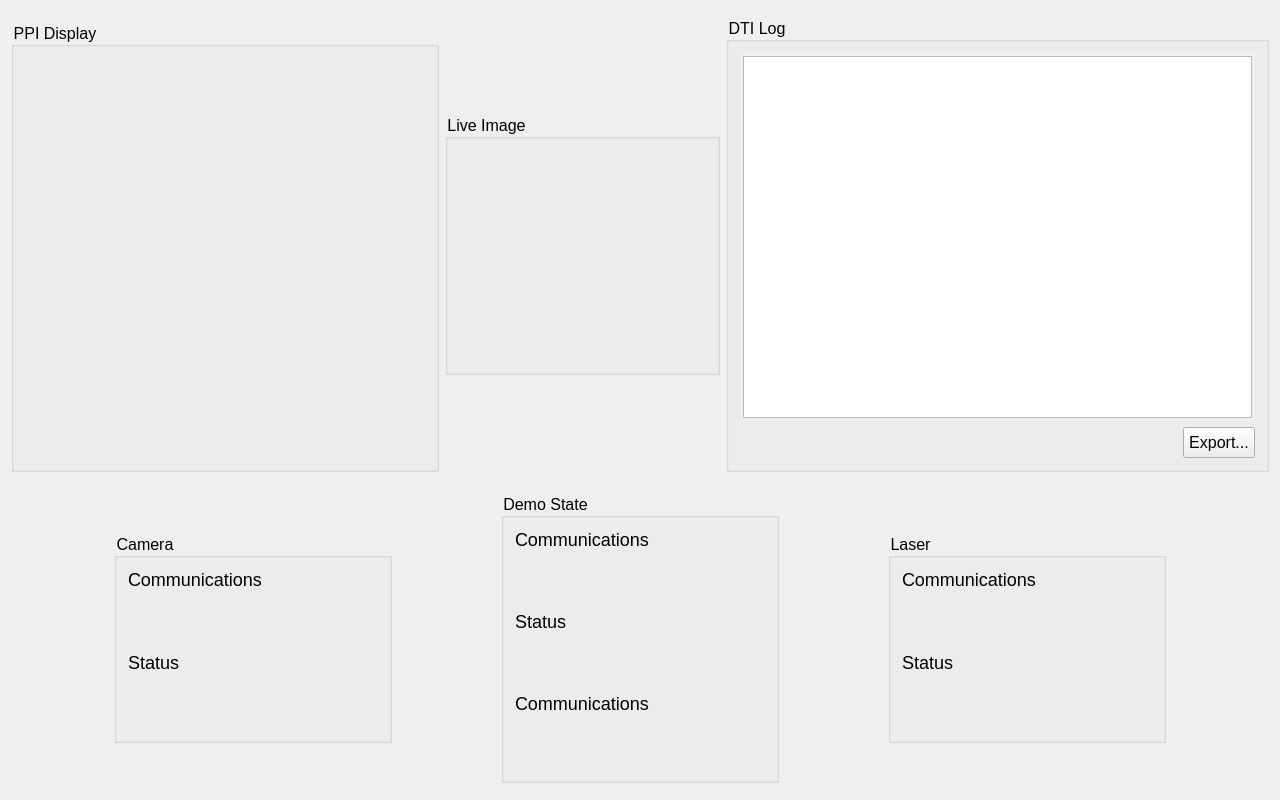
<?xml version="1.0" encoding="UTF-8"?>
<ui version="4.0">
 <class>MainWindow</class>
 <widget class="QMainWindow" name="MainWindow">
  <property name="geometry">
   <rect>
    <x>0</x>
    <y>0</y>
    <width>1280</width>
    <height>800</height>
   </rect>
  </property>
  <property name="minimumSize">
   <size>
    <width>1280</width>
    <height>800</height>
   </size>
  </property>
  <property name="windowTitle">
   <string>WENDE POC PPI</string>
  </property>
  <property name="styleSheet">
   <string notr="true">QToolButton:hover
{
background-color: rgba(165, 165, 165, 50%);
}

QGroupBox
{
font-size: 16px;
/*background-color: hsv(0%, 0%, 75%);*/
}

QLabel
{
font-size: 18px;
}

QPushButton
{
font-size: 18px;
padding: 4px;
}</string>
  </property>
  <widget class="QWidget" name="centralWidget">
   <layout class="QVBoxLayout" name="verticalLayout_17">
    <item>
     <layout class="QVBoxLayout" name="blViewingStatus">
      <item>
       <spacer name="verticalSpacer_4">
        <property name="orientation">
         <enum>Qt::Vertical</enum>
        </property>
        <property name="sizeHint" stdset="0">
         <size>
          <width>20</width>
          <height>40</height>
         </size>
        </property>
       </spacer>
      </item>
      <item>
       <layout class="QHBoxLayout" name="hlViewingStatus">
        <item>
         <layout class="QVBoxLayout" name="vlPPI">
          <property name="sizeConstraint">
           <enum>QLayout::SetDefaultConstraint</enum>
          </property>
          <item>
           <spacer name="vsPPI">
            <property name="orientation">
             <enum>Qt::Vertical</enum>
            </property>
            <property name="sizeHint" stdset="0">
             <size>
              <width>20</width>
              <height>40</height>
             </size>
            </property>
           </spacer>
          </item>
          <item>
           <widget class="QGroupBox" name="gbPPI">
            <property name="title">
             <string>PPI Display</string>
            </property>
            <layout class="QVBoxLayout" name="verticalLayout_14">
             <item>
              <widget class="QLabel" name="lblPPI">
               <property name="minimumSize">
                <size>
                 <width>400</width>
                 <height>400</height>
                </size>
               </property>
               <property name="toolTip">
                <string>&lt;!DOCTYPE HTML PUBLIC &quot;-//W3C//DTD HTML 4.0//EN&quot; &quot;http://www.w3.org/TR/REC-html40/strict.dtd&quot;&gt;
&lt;html&gt;&lt;head&gt;&lt;meta name=&quot;qrichtext&quot; content=&quot;1&quot; /&gt;&lt;style type=&quot;text/css&quot;&gt;
p, li { white-space: pre-wrap; }
&lt;/style&gt;&lt;/head&gt;&lt;body style=&quot; font-family:'MS Shell Dlg 2'; font-weight:400; font-style:normal;&quot;&gt;
&lt;p style=&quot; margin-top:0px; margin-bottom:0px; margin-left:0px; margin-right:0px; -qt-block-indent:0; text-indent:0px;&quot;&gt;Planned Position Indicator&lt;/p&gt;&lt;/body&gt;&lt;/html&gt;</string>
               </property>
               <property name="text">
                <string/>
               </property>
               <property name="pixmap">
                <pixmap resource="assets/assets.qrc">:/placeholders/ppi-mockup.svg</pixmap>
               </property>
              </widget>
             </item>
            </layout>
           </widget>
          </item>
         </layout>
        </item>
        <item>
         <layout class="QVBoxLayout" name="vlLiveImage" stretch="0">
          <item>
           <widget class="QGroupBox" name="gbLiveImage">
            <property name="sizePolicy">
             <sizepolicy hsizetype="Fixed" vsizetype="Fixed">
              <horstretch>0</horstretch>
              <verstretch>0</verstretch>
             </sizepolicy>
            </property>
            <property name="minimumSize">
             <size>
              <width>275</width>
              <height>261</height>
             </size>
            </property>
            <property name="title">
             <string>Live Image</string>
            </property>
            <widget class="QLabel" name="lblLiveImage">
             <property name="geometry">
              <rect>
               <x>10</x>
               <y>30</y>
               <width>301</width>
               <height>223</height>
              </rect>
             </property>
             <property name="minimumSize">
              <size>
               <width>263</width>
               <height>223</height>
              </size>
             </property>
             <property name="toolTip">
              <string>&lt;!DOCTYPE HTML PUBLIC &quot;-//W3C//DTD HTML 4.0//EN&quot; &quot;http://www.w3.org/TR/REC-html40/strict.dtd&quot;&gt;
&lt;html&gt;&lt;head&gt;&lt;meta name=&quot;qrichtext&quot; content=&quot;1&quot; /&gt;&lt;style type=&quot;text/css&quot;&gt;
p, li { white-space: pre-wrap; }
&lt;/style&gt;&lt;/head&gt;&lt;body style=&quot; font-family:'MS Shell Dlg 2'; font-weight:400; font-style:normal;&quot;&gt;
&lt;p style=&quot; margin-top:0px; margin-bottom:0px; margin-left:0px; margin-right:0px; -qt-block-indent:0; text-indent:0px;&quot;&gt;Live video feed&lt;/p&gt;
&lt;p style=&quot;-qt-paragraph-type:empty; margin-top:0px; margin-bottom:0px; margin-left:0px; margin-right:0px; -qt-block-indent:0; text-indent:0px;&quot;&gt;&lt;/p&gt;&lt;/body&gt;&lt;/html&gt;</string>
             </property>
             <property name="text">
              <string/>
             </property>
             <property name="pixmap">
              <pixmap resource="assets/assets.qrc">:/placeholders/testimage.png</pixmap>
             </property>
            </widget>
           </widget>
          </item>
         </layout>
        </item>
        <item>
         <layout class="QVBoxLayout" name="vlDTI">
          <item>
           <layout class="QHBoxLayout" name="hlDTI"/>
          </item>
          <item>
           <widget class="QGroupBox" name="gbDTI">
            <property name="styleSheet">
             <string notr="true">font-size: 16px;</string>
            </property>
            <property name="title">
             <string>DTI Log</string>
            </property>
            <layout class="QVBoxLayout" name="verticalLayout">
             <item>
              <widget class="QTableView" name="tblDTI">
               <property name="toolTip">
                <string>&lt;!DOCTYPE HTML PUBLIC &quot;-//W3C//DTD HTML 4.0//EN&quot; &quot;http://www.w3.org/TR/REC-html40/strict.dtd&quot;&gt;
&lt;html&gt;&lt;head&gt;&lt;meta name=&quot;qrichtext&quot; content=&quot;1&quot; /&gt;&lt;style type=&quot;text/css&quot;&gt;
p, li { white-space: pre-wrap; }
&lt;/style&gt;&lt;/head&gt;&lt;body style=&quot; font-family:'Segoe UI'; font-weight:400; font-style:normal;&quot;&gt;
&lt;p style=&quot; margin-top:0px; margin-bottom:0px; margin-left:0px; margin-right:0px; -qt-block-indent:0; text-indent:0px;&quot;&gt;Distance to illumination values&lt;/p&gt;&lt;/body&gt;&lt;/html&gt;</string>
               </property>
               <property name="styleSheet">
                <string notr="true">margin: 3px;</string>
               </property>
               <attribute name="horizontalHeaderDefaultSectionSize">
                <number>90</number>
               </attribute>
              </widget>
             </item>
             <item>
              <layout class="QHBoxLayout" name="hlExportDTI">
               <item>
                <spacer name="spExportDTI">
                 <property name="orientation">
                  <enum>Qt::Horizontal</enum>
                 </property>
                 <property name="sizeHint" stdset="0">
                  <size>
                   <width>40</width>
                   <height>20</height>
                  </size>
                 </property>
                </spacer>
               </item>
               <item>
                <widget class="QPushButton" name="cmdExportDTI">
                 <property name="styleSheet">
                  <string notr="true">padding: 5px;</string>
                 </property>
                 <property name="text">
                  <string>Export...</string>
                 </property>
                </widget>
               </item>
              </layout>
             </item>
            </layout>
           </widget>
          </item>
         </layout>
        </item>
       </layout>
      </item>
      <item>
       <layout class="QHBoxLayout" name="hlStatusIndicators">
        <property name="topMargin">
         <number>15</number>
        </property>
        <item>
         <widget class="QGroupBox" name="gbCameraIndicators">
          <property name="sizePolicy">
           <sizepolicy hsizetype="Fixed" vsizetype="Fixed">
            <horstretch>0</horstretch>
            <verstretch>0</verstretch>
           </sizepolicy>
          </property>
          <property name="minimumSize">
           <size>
            <width>275</width>
            <height>204</height>
           </size>
          </property>
          <property name="styleSheet">
           <string notr="true">font-size: 16px;</string>
          </property>
          <property name="title">
           <string>Camera</string>
          </property>
          <layout class="QVBoxLayout" name="verticalLayout_7">
           <item>
            <layout class="QVBoxLayout" name="vlCameraComms">
             <item>
              <widget class="QLabel" name="lblCameraComms">
               <property name="styleSheet">
                <string notr="true">font-size: 18px;</string>
               </property>
               <property name="text">
                <string>Communications</string>
               </property>
              </widget>
             </item>
             <item>
              <widget class="QLabel" name="widCameraComms">
               <property name="minimumSize">
                <size>
                 <width>250</width>
                 <height>50</height>
                </size>
               </property>
               <property name="text">
                <string/>
               </property>
               <property name="pixmap">
                <pixmap resource="assets/assets.qrc">:/indicators/green indicator.svg</pixmap>
               </property>
              </widget>
             </item>
            </layout>
           </item>
           <item>
            <layout class="QVBoxLayout" name="vlCameraStatus">
             <item>
              <widget class="QLabel" name="lblCameraStatus">
               <property name="styleSheet">
                <string notr="true">font-size: 18px;</string>
               </property>
               <property name="text">
                <string>Status</string>
               </property>
              </widget>
             </item>
             <item>
              <widget class="QLabel" name="widCameraStatus">
               <property name="minimumSize">
                <size>
                 <width>250</width>
                 <height>50</height>
                </size>
               </property>
               <property name="text">
                <string/>
               </property>
               <property name="pixmap">
                <pixmap resource="assets/assets.qrc">:/indicators/green indicator.svg</pixmap>
               </property>
              </widget>
             </item>
            </layout>
           </item>
          </layout>
         </widget>
        </item>
        <item>
         <widget class="QGroupBox" name="gbDemoIndicators">
          <property name="sizePolicy">
           <sizepolicy hsizetype="Fixed" vsizetype="Fixed">
            <horstretch>0</horstretch>
            <verstretch>0</verstretch>
           </sizepolicy>
          </property>
          <property name="minimumSize">
           <size>
            <width>275</width>
            <height>290</height>
           </size>
          </property>
          <property name="styleSheet">
           <string notr="true"/>
          </property>
          <property name="title">
           <string>Demo State</string>
          </property>
          <layout class="QVBoxLayout" name="verticalLayout_10">
           <item>
            <layout class="QVBoxLayout" name="verticalLayout_11">
             <item>
              <widget class="QLabel" name="item_7">
               <property name="styleSheet">
                <string notr="true">font-size: 18px;</string>
               </property>
               <property name="text">
                <string>Communications</string>
               </property>
              </widget>
             </item>
             <item>
              <widget class="QLabel" name="laserCommStatus_4">
               <property name="minimumSize">
                <size>
                 <width>250</width>
                 <height>50</height>
                </size>
               </property>
               <property name="text">
                <string/>
               </property>
               <property name="pixmap">
                <pixmap resource="assets/assets.qrc">:/indicators/green indicator.svg</pixmap>
               </property>
              </widget>
             </item>
            </layout>
           </item>
           <item>
            <layout class="QVBoxLayout" name="verticalLayout_12">
             <item>
              <widget class="QLabel" name="item_8">
               <property name="styleSheet">
                <string notr="true">font-size: 18px;</string>
               </property>
               <property name="text">
                <string>Status</string>
               </property>
              </widget>
             </item>
             <item>
              <widget class="QLabel" name="laserOpStatus_4">
               <property name="minimumSize">
                <size>
                 <width>250</width>
                 <height>50</height>
                </size>
               </property>
               <property name="text">
                <string/>
               </property>
               <property name="pixmap">
                <pixmap resource="assets/assets.qrc">:/indicators/green indicator.svg</pixmap>
               </property>
              </widget>
             </item>
            </layout>
           </item>
           <item>
            <layout class="QVBoxLayout" name="verticalLayout_13">
             <item>
              <widget class="QLabel" name="item_9">
               <property name="styleSheet">
                <string notr="true">font-size: 18px;</string>
               </property>
               <property name="text">
                <string>Communications</string>
               </property>
              </widget>
             </item>
             <item>
              <widget class="QLabel" name="laserCommStatus_5">
               <property name="minimumSize">
                <size>
                 <width>250</width>
                 <height>50</height>
                </size>
               </property>
               <property name="text">
                <string/>
               </property>
               <property name="pixmap">
                <pixmap resource="assets/assets.qrc">:/indicators/green indicator.svg</pixmap>
               </property>
              </widget>
             </item>
            </layout>
           </item>
          </layout>
         </widget>
        </item>
        <item>
         <widget class="QGroupBox" name="gbLaserIndicators">
          <property name="sizePolicy">
           <sizepolicy hsizetype="Fixed" vsizetype="Fixed">
            <horstretch>0</horstretch>
            <verstretch>0</verstretch>
           </sizepolicy>
          </property>
          <property name="minimumSize">
           <size>
            <width>275</width>
            <height>204</height>
           </size>
          </property>
          <property name="styleSheet">
           <string notr="true">font-size: 16px;</string>
          </property>
          <property name="title">
           <string>Laser</string>
          </property>
          <layout class="QVBoxLayout" name="verticalLayout_4">
           <item>
            <layout class="QVBoxLayout" name="vlLaserComms">
             <item>
              <widget class="QLabel" name="lblLaserComms">
               <property name="styleSheet">
                <string notr="true">font-size: 18px;</string>
               </property>
               <property name="text">
                <string>Communications</string>
               </property>
              </widget>
             </item>
             <item>
              <widget class="QLabel" name="widLaserComms">
               <property name="minimumSize">
                <size>
                 <width>250</width>
                 <height>50</height>
                </size>
               </property>
               <property name="text">
                <string/>
               </property>
               <property name="pixmap">
                <pixmap resource="assets/assets.qrc">:/indicators/green indicator.svg</pixmap>
               </property>
              </widget>
             </item>
            </layout>
           </item>
           <item>
            <layout class="QVBoxLayout" name="vlLaserStatus">
             <item>
              <widget class="QLabel" name="lblLaserStatus">
               <property name="styleSheet">
                <string notr="true">font-size: 18px;</string>
               </property>
               <property name="text">
                <string>Status</string>
               </property>
              </widget>
             </item>
             <item>
              <widget class="QLabel" name="widLaserStatus">
               <property name="minimumSize">
                <size>
                 <width>250</width>
                 <height>50</height>
                </size>
               </property>
               <property name="text">
                <string/>
               </property>
               <property name="pixmap">
                <pixmap resource="assets/assets.qrc">:/indicators/green indicator.svg</pixmap>
               </property>
              </widget>
             </item>
            </layout>
           </item>
          </layout>
         </widget>
        </item>
       </layout>
      </item>
      <item>
       <spacer name="verticalSpacer_3">
        <property name="orientation">
         <enum>Qt::Vertical</enum>
        </property>
        <property name="sizeHint" stdset="0">
         <size>
          <width>20</width>
          <height>40</height>
         </size>
        </property>
       </spacer>
      </item>
     </layout>
    </item>
   </layout>
  </widget>
  <action name="actionSettings">
   <property name="icon">
    <iconset>
     <normaloff>:/images/emblem-system.svg</normaloff>:/images/emblem-system.svg</iconset>
   </property>
   <property name="text">
    <string>Settings</string>
   </property>
   <property name="toolTip">
    <string>Access WENDE Settings</string>
   </property>
   <property name="iconVisibleInMenu">
    <bool>true</bool>
   </property>
  </action>
  <action name="actionDiagnostics">
   <property name="icon">
    <iconset>
     <normaloff>:/images/utilities-system-monitor.svg</normaloff>:/images/utilities-system-monitor.svg</iconset>
   </property>
   <property name="text">
    <string>Diagnostics</string>
   </property>
  </action>
  <action name="actionEvent_Log">
   <property name="icon">
    <iconset>
     <normaloff>:/images/office-calendar.svg</normaloff>:/images/office-calendar.svg</iconset>
   </property>
   <property name="text">
    <string>Event Log</string>
   </property>
  </action>
 </widget>
 <layoutdefault spacing="6" margin="11"/>
 <resources>
  <include location="assets/assets.qrc"/>
 </resources>
 <connections/>
</ui>
